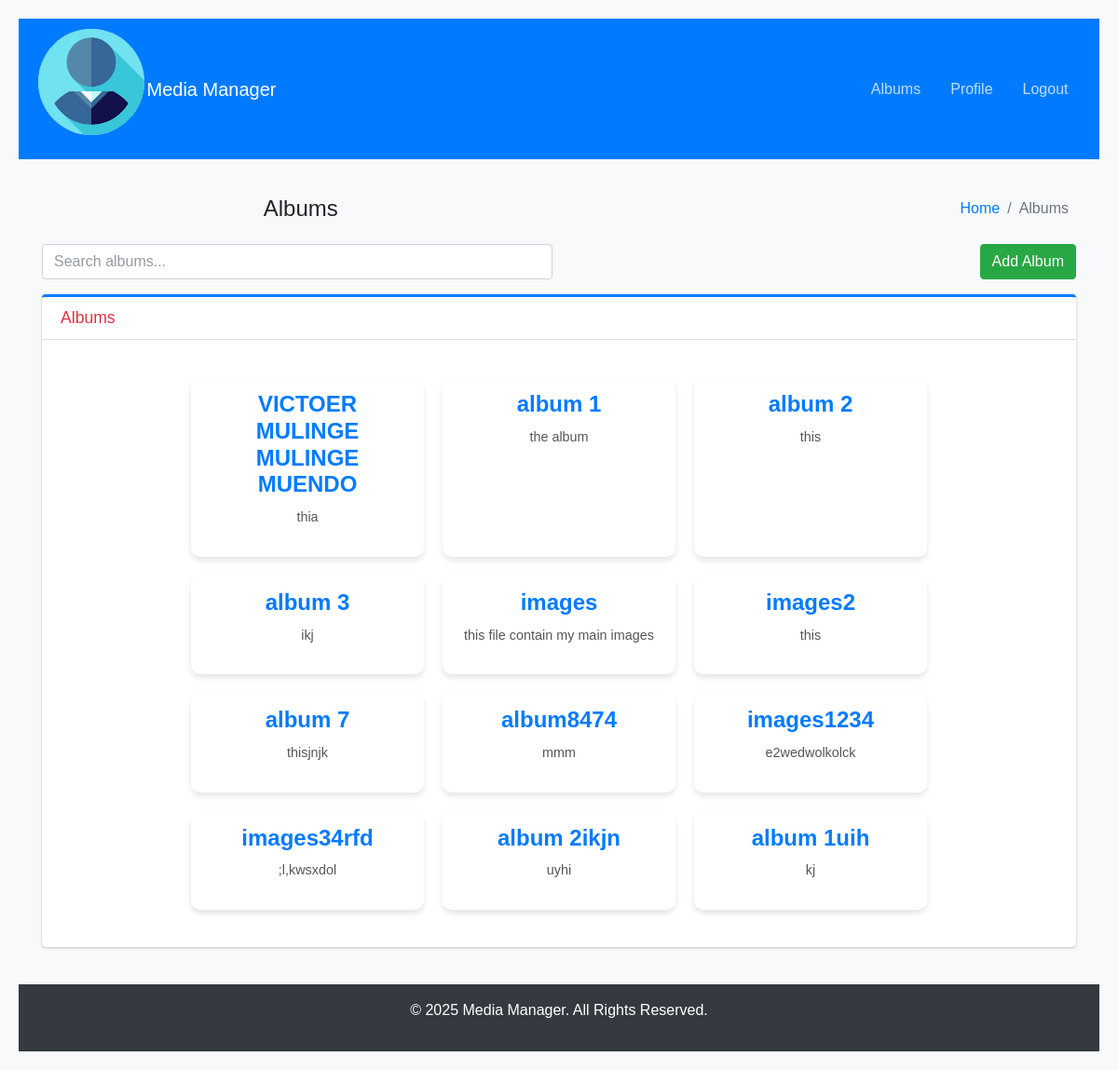
/albums/ (signed in), run on the app's committed database.
### storage/models.py (models this page shows, shortened)
class Album(models.Model):
    name = models.CharField(max_length=255, unique=True)
    description = models.TextField(blank=True)
    created_at = models.DateTimeField(auto_now_add=True)

### storage/views.py (the view)
# urls.py: path('albums/', views.album_list, name='album_list'),
@login_required
def album_list(request):
    albums = Album.objects.all()
    return render(request, 'storage/album_list.html', {'albums': albums})

### storage/templates/storage/album_list.html (shortened to what this page needs)
{% extends "base.html" %}
{% load static %}
{% block content %}
<div class="wrapper">
    <div class="content-header">
        <div class="container-fluid">
            <div class="row mb-2">
                <div class="col-sm-6">
                    <h4 class="m-0">Albums</h4>
                </div>
                <div class="col-sm-6">
                    <ol class="breadcrumb float-sm-right">
                        <li class="breadcrumb-item"><a href="{% url 'home' %}">Home</a></li>
                        <li class="breadcrumb-item active">Albums</li>
                    </ol>
                </div>
            </div>
        </div>
    </div>
    <div class="content">
        <div class="container-fluid">
            <div class="row mb-3">
                <div class="col-lg-6">
                    <input type="text" id="searchAlbums" class="form-control" placeholder="Search albums...">
                </div>
                <div class="col-lg-6 text-right">
                    <button id="addAlbumBtn" class="btn btn-success">Add Album</button>
                </div>
            </div>
            <div class="row">
                <div class="col-lg-12">
                    <div class="card card-primary card-outline">
                        <div class="card-header">
                            <h3 class="card-title text-danger">Albums</h3>
                        </div>
                        <div class="card-body">
                            <div class="album-container">
                                {% for album in albums %}
                                    <div class="album-card">
                                        <h2><a href="{% url 'album_detail' album_id=album.id %}">{{ album.name }}</a></h2>
                                        <p>{{ album.description }}</p>
                                    </div>
                                {% endfor %}
                            </div>
                        </div>
                    </div>
                </div>
            </div>
        </div>
    </div>
</div>
{% endblock %}

### storage/templates/base.html (shortened to what this page needs)
<!DOCTYPE html>
<html lang="en">
<head>
    {% load static %}
    <link rel="stylesheet" href="https://cdn.jsdelivr.net/npm/bootstrap@5.3.0/dist/css/bootstrap.min.css">
    <link rel="stylesheet" href="{% static 'css/style.css' %}">
</head>
<body>
    <nav class="navbar navbar-expand-lg navbar-dark bg-primary" display="fixed">
        <div class="container">
            <div class="profile-image">
                {% if user.profile.profile_picture %}
                    <img src="{{ user.profile.profile_picture.url }}" alt="Profile Image">
                {% else %}
                    <img src="/static/default-avatar.png" alt="Default Profile Image">
                {% endif %}
            </div>
            <a class="navbar-brand" href="{% url 'home' %}">Media Manager</a>
            <div class="collapse navbar-collapse" id="navbarNav">
                <ul class="navbar-nav ms-auto">
                    <li class="nav-item"><a class="nav-link" href="{% url 'album_list' %}">Albums</a></li>
                    <li class="nav-item"><a class="nav-link" href="{% url 'profile' %}">Profile</a></li>
                    <li class="nav-item"><a class="nav-link" href="{% url 'logout' %}">Logout</a></li>
                </ul>
            </div>
        </div>
    </nav>
    <div class="container mt-4">
        {% block content %}{% endblock %}
    </div>
    <footer class="bg-dark text-white text-center py-3 mt-4">
        <p>&copy; 2025 Media Manager. All Rights Reserved.</p>
    </footer>
</body>
</html>

### storage/templates/base.html (style rules this page uses)
body { font-family: 'Arial', sans-serif; background-color: #f8f9fa; margin: 0; padding: 20px; text-align: center; }
.album-container { display: flex; flex-wrap: wrap; justify-content: center; gap: 20px; padding: 20px; }
.album-card { background: white; border-radius: 10px; box-shadow: 0 4px 6px rgba(0, 0, 0, 0.1); padding: 15px; width: 250px; text-align: center; transition: transform 0.3s ease-in-out, box-shadow 0.3s ease-in-out; }
.album-card h2 { margin: 0; font-size: 1.5em; }
.album-card a { text-decoration: none; color: #007bff; font-weight: bold; transition: color 0.3s ease-in-out; }
.album-card p { color: #555; font-size: 0.9em; margin-top: 10px; }
.profile-image img { width: 120px; height: 120px; border-radius: 50%; object-fit: cover; border: 3px solid #007bff; margin-bottom: 15px; }

### data on the page
Album: name "VICTOER MULINGE MULINGE MUENDO", description "thia"
Album: name "album 1", description "the album"
Album: name "album 2", description "this"
Album: name "album 3", description "ikj"
Album: name "images", description "this file contain my main images"
Album: name "images2", description "this"
Album: name "album 7", description "thisjnjk"
Album: name "album8474", description "mmm"
Album: name "images1234", description "e2wedwolkolck"
Album: name "images34rfd", description ";l,kwsxdol"
Album: name "album 2ikjn", description "uyhi"
Album: name "album 1uih", description "kj"
